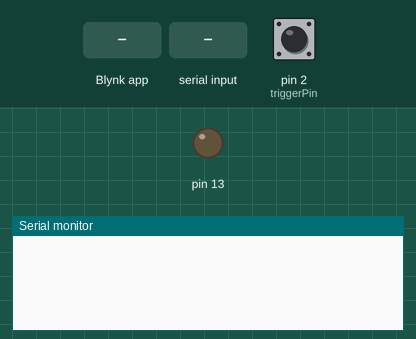
Recording of a sketch running on a simulated Arduino Uno, built with avr-gcc and run on an emulated ATmega328P. Shown: output pins drawn as LEDs (lit = HIGH), the last lines printed to the serial monitor. Inputs (shaded band) come from the test bench; at power-on: pin 2 (triggerPin) HIGH. WiFi joins after 1.5 s; servers stay silent unless stated; pins used as bus, display or sensor lines are not drawn.

Above: at 3.0 s.
3.1 s: pin 2 (triggerPin) pulled LOW for 0.15 s
At 3.4 s:
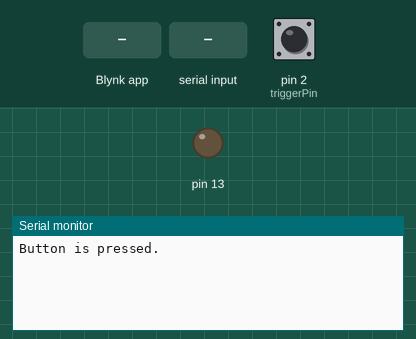
4.7 s: Blynk app writes 1 to V4
At 5.7 s:
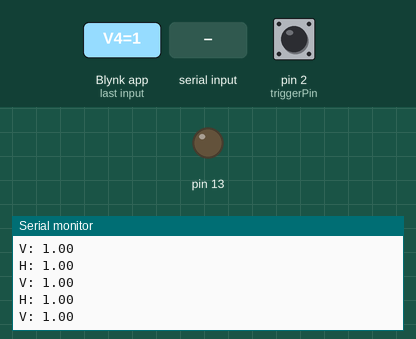
6.2 s: "t\n" received over Serial
7.7 s: byte 118 ('v') received over Serial
9.3 s: pin 2 (triggerPin) pulled LOW for 1 s
At 10.4 s:
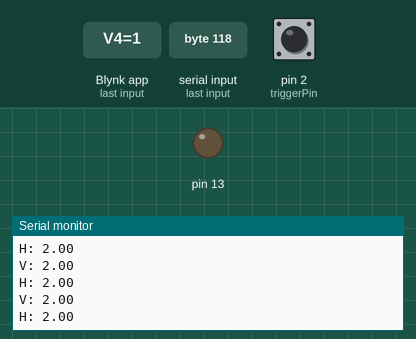
11.8 s: pin 2 (triggerPin) driven LOW
At 12.5 s:
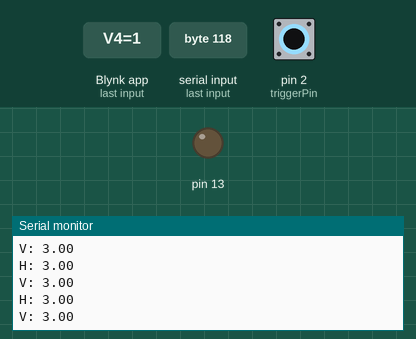
Timing chart, 0 to 14.3 s (numbered marks = the images above; inputs shaded):
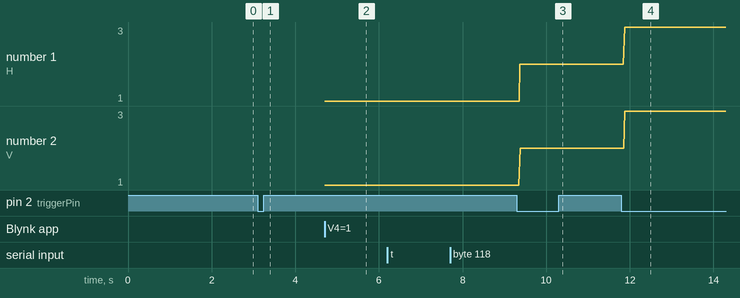

The sketch:

quantum_node_email.ino
```cpp
/*************************************************************

  This is a prototype of sending a command to receiving some quantum RNG by email.
 *************************************************************/

// Template ID, Device Name and Auth Token are provided by the Blynk.Cloud
// See the Device Info tab, or Template settings
#define BLYNK_PRINT Serial

#include <SPI.h>
#include <Ethernet.h>
#include <BlynkSimpleEthernet.h>

#define BLYNK_TEMPLATE_ID "TMPLve3FHVE9"
#define BLYNK_DEVICE_NAME "Quantum Node Rho "
#define BLYNK_AUTH_TOKEN "authkey"

#define W5100_CS  10
#define SDCARD_CS 4


char auth[] = BLYNK_AUTH_TOKEN;


int triggerPin = 2;
int hPin = A0;
int vPin = A1;
float H = 0;
float V = 0;
int x;
int y;
int z;

BlynkTimer timer;

BLYNK_WRITE(V0)
{
  x = param.asInt();
}

BLYNK_WRITE(V2)
{
  y = param.asInt();
}

BLYNK_WRITE(V4)
{
  z = param.asInt();
}


//send data by email
void emailOnButtonPress()
{
  // *** WARNING: You are limited to send ONLY ONE E-MAIL PER 5 SECONDS! ***

  // Let's send an e-mail when you press the button
  // connected to digital pin 2 on your Arduino

  int isButtonPressed = !digitalRead(2); // Invert state, since button is "Active LOW"

  if (isButtonPressed) // You can write any condition to trigger e-mail sending
  {
    Serial.println("Button is pressed."); // This can be seen in the Serial Monitor

    H++;
    V++;

    String body = String("You pushed the button ") + H + V + " H and V Values";

    Blynk.email("your_email@mail.com", "Subject: Button Logger", body);

    // Or, if you want to use the email specified in the App (like for App Export):
    //Blynk.email("Subject: Button Logger", "You just pushed the button...");
  }
}


void setup()
{
  Serial.begin(9600);
  pinMode(SDCARD_CS, OUTPUT);
  digitalWrite(SDCARD_CS, HIGH); // Deselect the SD card

  pinMode(13, OUTPUT);
  pinMode(triggerPin, OUTPUT);
  Blynk.begin(auth, "blynk.cloud", 80);
  // Send e-mail when your hardware gets connected to Blynk Server
  // Just put the recepient's "e-mail address", "Subject" and the "message body"
  // e.g. to announce activation of Quantum Nodes Rho and Sigma, Mu and Nu in the network
  Blynk.email("ektopyrotic@gmail.com", "Node Rho", "Quantum Node Rho is online.");
  // Setting the button
  pinMode(2, INPUT_PULLUP);
  // Attach pin 2 interrupt to our handler
  attachInterrupt(digitalPinToInterrupt(2), emailOnButtonPress, CHANGE);

  timer.setInterval(0L, quantum);
}

float angle() {
  float a = degrees(atan(V / H));
  return a;
}

void HGate() {
  digitalWrite(triggerPin, HIGH);
  digitalWrite(triggerPin, LOW);
  H = analogRead(hPin);
  V = analogRead(vPin);
}

int Rand() {
  HGate();
  if (H > V) {
    return 0;
  } if (H < V) {
    return 1;
  } else {
    Rand();
  }
}


void quantum() {
  char val = Serial.read();
  if (z == 1) {
    Serial.print("\nH: ");
    Serial.print(H);
    Blynk.virtualWrite(V5, H);
    Serial.print("\nV: ");
    Serial.print(V);
    Blynk.virtualWrite(V6, V);
    Serial.print('\n');
  }
  if (x == 1) {
    HGate();
    Blynk.virtualWrite(V1, angle());
  }
  if (y == 1) {
    Blynk.virtualWrite(V3, Rand());
  }
  if (val == 't') {
    Serial.print("Success!\n");
  }
  if (val == 'v') {
    Serial.print("Version 1.1\n");
  }
}

void loop()
{
  Blynk.run();
  timer.run();
}
```

Measured:
- after the input at 3.1 s, the serial monitor: prints a new line at once (image 1)
- after the input at 4.7 s, the serial monitor: prints a new line at once (image 2)
- after the input at 9.3 s, the serial monitor: prints a new line after 0.06 s (image 3)
- after the input at 11.8 s, the serial monitor: prints a new line after 0.07 s (image 4)
- plotted number 1: 1 → 2 after the input at 9.3 s, 2 → 3 after the input at 11.8 s
- plotted number 2: 1 → 2 after the input at 9.3 s, 2 → 3 after the input at 11.8 s
